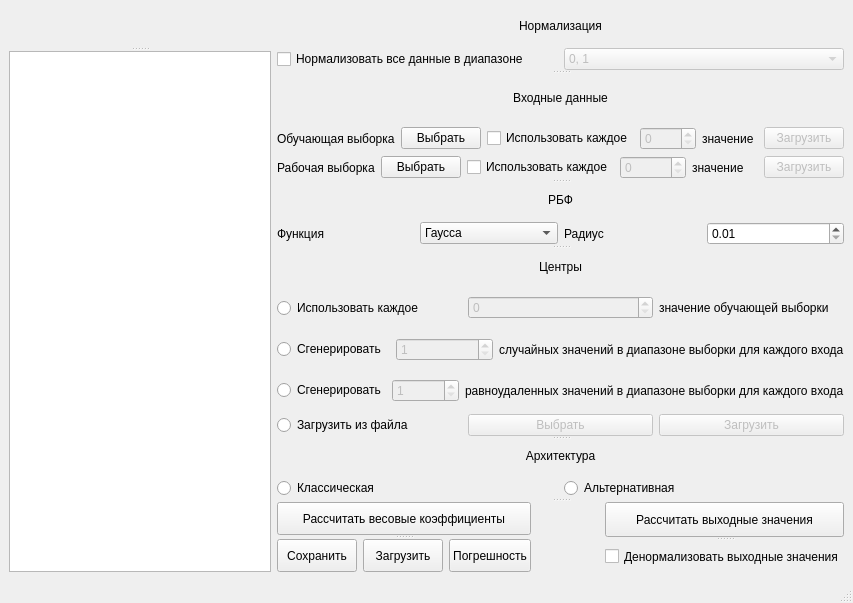
<?xml version="1.0" encoding="UTF-8"?>
<ui version="4.0">
 <class>MainWindow</class>
 <widget class="QMainWindow" name="MainWindow">
  <property name="enabled">
   <bool>true</bool>
  </property>
  <property name="geometry">
   <rect>
    <x>0</x>
    <y>0</y>
    <width>853</width>
    <height>603</height>
   </rect>
  </property>
  <property name="windowTitle">
   <string>MainWindow</string>
  </property>
  <widget class="QWidget" name="centralwidget">
   <layout class="QHBoxLayout" name="horizontalLayout_12">
    <item>
     <widget class="QSplitter" name="splitter_3">
      <property name="orientation">
       <enum>Qt::Vertical</enum>
      </property>
      <widget class="QLabel" name="label_image">
       <property name="sizePolicy">
        <sizepolicy hsizetype="Fixed" vsizetype="Fixed">
         <horstretch>0</horstretch>
         <verstretch>0</verstretch>
        </sizepolicy>
       </property>
       <property name="text">
        <string/>
       </property>
      </widget>
      <widget class="QListWidget" name="listWidget"/>
     </widget>
    </item>
    <item>
     <widget class="QSplitter" name="splitter_4">
      <property name="orientation">
       <enum>Qt::Vertical</enum>
      </property>
      <widget class="QWidget" name="">
       <layout class="QVBoxLayout" name="verticalLayout_4">
        <item>
         <widget class="QLabel" name="label_14">
          <property name="text">
           <string>Нормализация</string>
          </property>
          <property name="alignment">
           <set>Qt::AlignCenter</set>
          </property>
         </widget>
        </item>
        <item>
         <layout class="QHBoxLayout" name="horizontalLayout_7">
          <item>
           <widget class="QCheckBox" name="TrainNormalizecheckBox">
            <property name="text">
             <string>Нормализовать все данные в диапазоне</string>
            </property>
           </widget>
          </item>
          <item>
           <widget class="QComboBox" name="comboBox">
            <property name="enabled">
             <bool>false</bool>
            </property>
            <item>
             <property name="text">
              <string>0, 1</string>
             </property>
            </item>
            <item>
             <property name="text">
              <string>-1, 1</string>
             </property>
            </item>
           </widget>
          </item>
         </layout>
        </item>
       </layout>
      </widget>
      <widget class="QWidget" name="">
       <layout class="QVBoxLayout" name="verticalLayout">
        <item>
         <widget class="QLabel" name="label_3">
          <property name="text">
           <string>Входные данные</string>
          </property>
          <property name="alignment">
           <set>Qt::AlignCenter</set>
          </property>
         </widget>
        </item>
        <item>
         <layout class="QHBoxLayout" name="horizontalLayout_9">
          <item>
           <widget class="QLabel" name="label">
            <property name="text">
             <string>Обучающая выборка</string>
            </property>
           </widget>
          </item>
          <item>
           <widget class="QPushButton" name="TrainDatPushButton">
            <property name="text">
             <string>Выбрать</string>
            </property>
           </widget>
          </item>
          <item>
           <widget class="QCheckBox" name="checkBox">
            <property name="text">
             <string>Использовать каждое</string>
            </property>
           </widget>
          </item>
          <item>
           <widget class="QSpinBox" name="spinBox_dataskip">
            <property name="enabled">
             <bool>false</bool>
            </property>
           </widget>
          </item>
          <item>
           <widget class="QLabel" name="label_4">
            <property name="text">
             <string>значение</string>
            </property>
           </widget>
          </item>
          <item>
           <widget class="QPushButton" name="TrainLoadButton">
            <property name="enabled">
             <bool>false</bool>
            </property>
            <property name="text">
             <string>Загрузить</string>
            </property>
           </widget>
          </item>
         </layout>
        </item>
        <item>
         <layout class="QHBoxLayout" name="horizontalLayout_2">
          <item>
           <widget class="QLabel" name="label_2">
            <property name="text">
             <string>Рабочая выборка</string>
            </property>
           </widget>
          </item>
          <item>
           <widget class="QPushButton" name="WorkPushButton">
            <property name="text">
             <string>Выбрать</string>
            </property>
           </widget>
          </item>
          <item>
           <widget class="QCheckBox" name="checkBox_3">
            <property name="text">
             <string>Использовать каждое</string>
            </property>
           </widget>
          </item>
          <item>
           <widget class="QSpinBox" name="spinBox">
            <property name="enabled">
             <bool>false</bool>
            </property>
           </widget>
          </item>
          <item>
           <widget class="QLabel" name="label_13">
            <property name="text">
             <string>значение</string>
            </property>
           </widget>
          </item>
          <item>
           <widget class="QPushButton" name="WorkLoadButton">
            <property name="enabled">
             <bool>false</bool>
            </property>
            <property name="text">
             <string>Загрузить</string>
            </property>
           </widget>
          </item>
         </layout>
        </item>
       </layout>
      </widget>
      <widget class="QWidget" name="layoutWidget">
       <layout class="QVBoxLayout" name="verticalLayout_5">
        <item>
         <widget class="QLabel" name="label_5">
          <property name="text">
           <string>РБФ</string>
          </property>
          <property name="alignment">
           <set>Qt::AlignCenter</set>
          </property>
         </widget>
        </item>
        <item>
         <layout class="QHBoxLayout" name="horizontalLayout_6">
          <item>
           <widget class="QLabel" name="label_6">
            <property name="text">
             <string>Функция</string>
            </property>
           </widget>
          </item>
          <item>
           <widget class="QComboBox" name="comboBoxFunc">
            <property name="currentText">
             <string>Гаусса</string>
            </property>
            <item>
             <property name="text">
              <string>Гаусса</string>
             </property>
            </item>
            <item>
             <property name="text">
              <string>Лапласа</string>
             </property>
            </item>
            <item>
             <property name="text">
              <string>Коши</string>
             </property>
            </item>
            <item>
             <property name="text">
              <string>Кусочно-линейная</string>
             </property>
            </item>
            <item>
             <property name="text">
              <string>Вигнера</string>
             </property>
            </item>
           </widget>
          </item>
          <item>
           <widget class="QLabel" name="label_7">
            <property name="text">
             <string>Радиус</string>
            </property>
           </widget>
          </item>
          <item>
           <widget class="QDoubleSpinBox" name="doubleSpinBox">
            <property name="minimum">
             <double>0.010000000000000</double>
            </property>
            <property name="singleStep">
             <double>0.010000000000000</double>
            </property>
           </widget>
          </item>
         </layout>
        </item>
       </layout>
      </widget>
      <widget class="QWidget" name="">
       <layout class="QVBoxLayout" name="verticalLayout_2">
        <item>
         <widget class="QLabel" name="label_8">
          <property name="text">
           <string>Центры</string>
          </property>
          <property name="alignment">
           <set>Qt::AlignCenter</set>
          </property>
         </widget>
        </item>
        <item>
         <layout class="QHBoxLayout" name="horizontalLayout_5">
          <item>
           <widget class="QRadioButton" name="radioButton_centrain">
            <property name="text">
             <string>Использовать каждое</string>
            </property>
           </widget>
          </item>
          <item>
           <widget class="QSpinBox" name="spinBox_centers">
            <property name="enabled">
             <bool>false</bool>
            </property>
           </widget>
          </item>
          <item>
           <widget class="QLabel" name="label_9">
            <property name="text">
             <string>значение обучающей выборки</string>
            </property>
           </widget>
          </item>
         </layout>
        </item>
        <item>
         <layout class="QHBoxLayout" name="horizontalLayout_4">
          <item>
           <widget class="QRadioButton" name="radioButton_rand">
            <property name="text">
             <string>Сгенерировать </string>
            </property>
           </widget>
          </item>
          <item>
           <widget class="QSpinBox" name="spinBox_rand">
            <property name="enabled">
             <bool>false</bool>
            </property>
            <property name="minimum">
             <number>1</number>
            </property>
            <property name="maximum">
             <number>1000</number>
            </property>
           </widget>
          </item>
          <item>
           <widget class="QLabel" name="label_11">
            <property name="enabled">
             <bool>true</bool>
            </property>
            <property name="text">
             <string>случайных значений в диапазоне выборки для каждого входа</string>
            </property>
           </widget>
          </item>
         </layout>
        </item>
        <item>
         <layout class="QHBoxLayout" name="horizontalLayout_3">
          <item>
           <widget class="QRadioButton" name="radioButton">
            <property name="text">
             <string>Сгенерировать</string>
            </property>
           </widget>
          </item>
          <item>
           <widget class="QSpinBox" name="spinBox_equalcen">
            <property name="enabled">
             <bool>false</bool>
            </property>
            <property name="minimum">
             <number>1</number>
            </property>
            <property name="maximum">
             <number>1000</number>
            </property>
           </widget>
          </item>
          <item>
           <widget class="QLabel" name="label_10">
            <property name="enabled">
             <bool>true</bool>
            </property>
            <property name="text">
             <string>равноудаленных значений в диапазоне выборки для каждого входа</string>
            </property>
           </widget>
          </item>
         </layout>
        </item>
        <item>
         <layout class="QHBoxLayout" name="horizontalLayout_8">
          <item>
           <widget class="QRadioButton" name="radioButton_2">
            <property name="text">
             <string>Загрузить из файла</string>
            </property>
           </widget>
          </item>
          <item>
           <widget class="QPushButton" name="TrainDatPushButton_2">
            <property name="enabled">
             <bool>false</bool>
            </property>
            <property name="text">
             <string>Выбрать</string>
            </property>
           </widget>
          </item>
          <item>
           <widget class="QPushButton" name="TrainLoadButton_2">
            <property name="enabled">
             <bool>false</bool>
            </property>
            <property name="text">
             <string>Загрузить</string>
            </property>
           </widget>
          </item>
         </layout>
        </item>
       </layout>
      </widget>
      <widget class="QWidget" name="layoutWidget">
       <layout class="QVBoxLayout" name="verticalLayout_3">
        <item>
         <widget class="QLabel" name="label_12">
          <property name="text">
           <string>Архитектура</string>
          </property>
          <property name="alignment">
           <set>Qt::AlignCenter</set>
          </property>
         </widget>
        </item>
        <item>
         <layout class="QHBoxLayout" name="horizontalLayout">
          <item>
           <widget class="QRadioButton" name="radioButton_3">
            <property name="text">
             <string>Классическая</string>
            </property>
           </widget>
          </item>
          <item>
           <widget class="QRadioButton" name="radioButton_4">
            <property name="text">
             <string>Альтернативная</string>
            </property>
           </widget>
          </item>
         </layout>
        </item>
       </layout>
      </widget>
      <widget class="QWidget" name="layoutWidget">
       <layout class="QHBoxLayout" name="horizontalLayout_11">
        <item>
         <widget class="QSplitter" name="splitter">
          <property name="orientation">
           <enum>Qt::Vertical</enum>
          </property>
          <widget class="QPushButton" name="pushButton_fit">
           <property name="text">
            <string>Рассчитать весовые коэффициенты</string>
           </property>
          </widget>
          <widget class="QWidget" name="layoutWidget">
           <layout class="QHBoxLayout" name="horizontalLayout_10">
            <item>
             <widget class="QPushButton" name="pushButton_saveweights">
              <property name="sizePolicy">
               <sizepolicy hsizetype="Expanding" vsizetype="Expanding">
                <horstretch>0</horstretch>
                <verstretch>0</verstretch>
               </sizepolicy>
              </property>
              <property name="text">
               <string>Сохранить</string>
              </property>
             </widget>
            </item>
            <item>
             <widget class="QPushButton" name="pushButton_loadweights">
              <property name="sizePolicy">
               <sizepolicy hsizetype="Expanding" vsizetype="Expanding">
                <horstretch>0</horstretch>
                <verstretch>0</verstretch>
               </sizepolicy>
              </property>
              <property name="text">
               <string>Загрузить</string>
              </property>
             </widget>
            </item>
            <item>
             <widget class="QPushButton" name="pushButton">
              <property name="sizePolicy">
               <sizepolicy hsizetype="Expanding" vsizetype="Expanding">
                <horstretch>0</horstretch>
                <verstretch>0</verstretch>
               </sizepolicy>
              </property>
              <property name="text">
               <string>Погрешность</string>
              </property>
             </widget>
            </item>
           </layout>
          </widget>
         </widget>
        </item>
        <item>
         <spacer name="horizontalSpacer">
          <property name="orientation">
           <enum>Qt::Horizontal</enum>
          </property>
          <property name="sizeHint" stdset="0">
           <size>
            <width>68</width>
            <height>20</height>
           </size>
          </property>
         </spacer>
        </item>
        <item>
         <widget class="QSplitter" name="splitter_2">
          <property name="orientation">
           <enum>Qt::Vertical</enum>
          </property>
          <widget class="QPushButton" name="pushButton_predict">
           <property name="text">
            <string>Рассчитать выходные значения</string>
           </property>
          </widget>
          <widget class="QCheckBox" name="checkBox_2">
           <property name="text">
            <string>Денормализовать выходные значения</string>
           </property>
          </widget>
         </widget>
        </item>
       </layout>
      </widget>
     </widget>
    </item>
   </layout>
  </widget>
  <widget class="QStatusBar" name="statusbar"/>
 </widget>
 <resources/>
 <connections/>
</ui>
